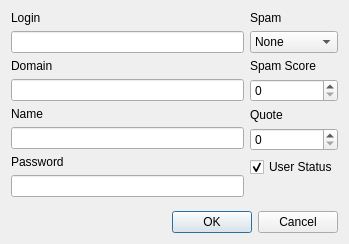
<ui version="4.0" >
 <class>DialogEdit</class>
 <widget class="QDialog" name="DialogEdit" >
  <property name="geometry" >
   <rect>
    <x>0</x>
    <y>0</y>
    <width>349</width>
    <height>244</height>
   </rect>
  </property>
  <property name="windowTitle" >
   <string>Edit Dialog</string>
  </property>
  <layout class="QVBoxLayout" name="verticalLayout_3" >
   <item>
    <layout class="QHBoxLayout" name="horizontalLayout" >
     <item>
      <layout class="QVBoxLayout" name="verticalLayout_2" >
       <item>
        <widget class="QLabel" name="label" >
         <property name="text" >
          <string>Login</string>
         </property>
        </widget>
       </item>
       <item>
        <widget class="QLineEdit" name="lineEdit_Login" >
         <property name="enabled" >
          <bool>true</bool>
         </property>
         <property name="sizePolicy" >
          <sizepolicy vsizetype="Fixed" hsizetype="Expanding" >
           <horstretch>0</horstretch>
           <verstretch>0</verstretch>
          </sizepolicy>
         </property>
         <property name="readOnly" >
          <bool>true</bool>
         </property>
        </widget>
       </item>
       <item>
        <widget class="QLabel" name="label_3" >
         <property name="text" >
          <string>Domain</string>
         </property>
        </widget>
       </item>
       <item>
        <widget class="QLineEdit" name="lineEdit_Domain" >
         <property name="enabled" >
          <bool>true</bool>
         </property>
         <property name="sizePolicy" >
          <sizepolicy vsizetype="Fixed" hsizetype="Expanding" >
           <horstretch>0</horstretch>
           <verstretch>0</verstretch>
          </sizepolicy>
         </property>
         <property name="readOnly" >
          <bool>true</bool>
         </property>
        </widget>
       </item>
       <item>
        <widget class="QLabel" name="label_2" >
         <property name="text" >
          <string>Name</string>
         </property>
        </widget>
       </item>
       <item>
        <widget class="QLineEdit" name="lineEdit_Name" >
         <property name="sizePolicy" >
          <sizepolicy vsizetype="Fixed" hsizetype="Expanding" >
           <horstretch>0</horstretch>
           <verstretch>0</verstretch>
          </sizepolicy>
         </property>
         <property name="alignment" >
          <set>Qt::AlignLeading|Qt::AlignLeft|Qt::AlignVCenter</set>
         </property>
        </widget>
       </item>
       <item>
        <widget class="QLabel" name="label_7" >
         <property name="text" >
          <string>Password</string>
         </property>
        </widget>
       </item>
       <item>
        <widget class="QLineEdit" name="lineEdit_Password" />
       </item>
       <item>
        <spacer name="verticalSpacer_2" >
         <property name="orientation" >
          <enum>Qt::Vertical</enum>
         </property>
         <property name="sizeHint" stdset="0" >
          <size>
           <width>20</width>
           <height>40</height>
          </size>
         </property>
        </spacer>
       </item>
      </layout>
     </item>
     <item>
      <layout class="QVBoxLayout" name="verticalLayout" >
       <item>
        <widget class="QLabel" name="label_4" >
         <property name="text" >
          <string>Spam</string>
         </property>
        </widget>
       </item>
       <item>
        <widget class="QComboBox" name="comboBox_Spam" >
         <property name="currentIndex" >
          <number>0</number>
         </property>
         <item>
          <property name="text" >
           <string>None</string>
          </property>
         </item>
         <item>
          <property name="text" >
           <string>Body</string>
          </property>
         </item>
         <item>
          <property name="text" >
           <string>Subject</string>
          </property>
         </item>
         <item>
          <property name="text" >
           <string>Reject</string>
          </property>
         </item>
        </widget>
       </item>
       <item>
        <widget class="QLabel" name="label_5" >
         <property name="text" >
          <string>Spam Score</string>
         </property>
        </widget>
       </item>
       <item>
        <widget class="QSpinBox" name="spinBox_Spam_Score" >
         <property name="maximum" >
          <number>10</number>
         </property>
        </widget>
       </item>
       <item>
        <widget class="QLabel" name="label_6" >
         <property name="text" >
          <string>Quote</string>
         </property>
        </widget>
       </item>
       <item>
        <widget class="QSpinBox" name="spinBox_Quote" >
         <property name="maximum" >
          <number>1000</number>
         </property>
        </widget>
       </item>
       <item>
        <widget class="QCheckBox" name="checkBox" >
         <property name="text" >
          <string>User Status</string>
         </property>
         <property name="checked" >
          <bool>true</bool>
         </property>
        </widget>
       </item>
       <item>
        <spacer name="verticalSpacer" >
         <property name="orientation" >
          <enum>Qt::Vertical</enum>
         </property>
         <property name="sizeHint" stdset="0" >
          <size>
           <width>20</width>
           <height>40</height>
          </size>
         </property>
        </spacer>
       </item>
      </layout>
     </item>
    </layout>
   </item>
   <item>
    <widget class="QDialogButtonBox" name="buttonBox" >
     <property name="orientation" >
      <enum>Qt::Horizontal</enum>
     </property>
     <property name="standardButtons" >
      <set>QDialogButtonBox::Cancel|QDialogButtonBox::Ok</set>
     </property>
    </widget>
   </item>
  </layout>
 </widget>
 <resources/>
 <connections>
  <connection>
   <sender>buttonBox</sender>
   <signal>rejected()</signal>
   <receiver>DialogEdit</receiver>
   <slot>reject()</slot>
   <hints>
    <hint type="sourcelabel" >
     <x>271</x>
     <y>217</y>
    </hint>
    <hint type="destinationlabel" >
     <x>271</x>
     <y>119</y>
    </hint>
   </hints>
  </connection>
 </connections>
</ui>
